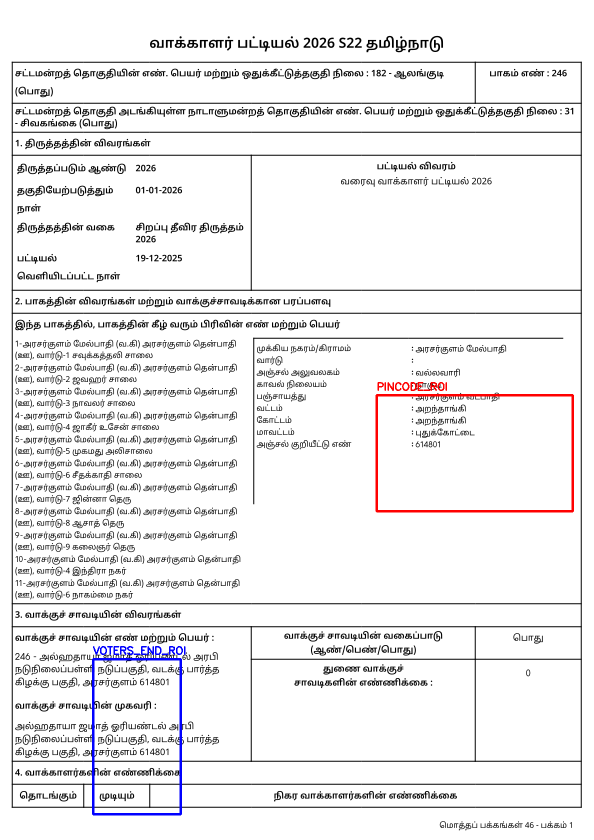
#> input picture metadata-regeneration/roi_visualization.png, 1187 x 1679 px (shown at 1/2 size)
$ python -i ocr_processor.py   (imports and definitions only)
#> lines starting #> are read from the running program, lines starting #| are printed output that depends on the picture; after the words box and inside, x2 and y2 are one past the last pixel; in counts of white or black regions, pixels touching at a corner belong together
"""
OCR Processor for extracted voter-crop images using Tesseract.

Goal (your latest requirements):
- FAST (single-pass for most fields)
- EPIC extracted with ROI + whitelist + format correction (most accurate)
- Other fields extracted from ONE full-page OCR pass using image_to_data() (word boxes)
- Output structured JSON

Fields extracted:
- epic_no (ROI)
- name (Name/பெயர்)
- relation_type + relation_name (Father/Mother/Husband + Tamil equivalents)
- house_no (House Number/வீட்டு எண்)
- age (Age/வயது)
- gender (Gender/பாலினம்)

Input:
    extracted/<file_name>/crops/<page_name>/*.(png/jpg/...)
    (also supports extracted/<file_name>/crops/<page_name>/images/* if present)

Output:
    extracted/<file_name>/output/page_wise/<page_name>.json
    extracted/<file_name>/output/<file_name>.json

Install:
  pip install pytesseract pillow opencv-python numpy

Notes:
- This assumes the crop layout is consistent:
  serial top-left, epic top-right, followed by labeled lines.
- Extraction uses label detection + "value on same line to the right".
  If your value is on next line for some fields, enable --allow-next-line.
"""

from __future__ import annotations

import argparse
import json
import os
import re
import time
from dataclasses import dataclass
from pathlib import Path
from typing import Any, Optional

from markdown_preview import write_file_markdown, write_page_markdown
from raw_ocr_dump import append_raw_ocr_text_only, init_raw_ocr_markdown, write_raw_ocr_detailed_for_image

try:
    import pytesseract
    from pytesseract import Output
    from PIL import Image
    import cv2
    import numpy as np  # noqa: F401

    TESSERACT_AVAILABLE = True
except ImportError:
    TESSERACT_AVAILABLE = False


# ----------------------------- Configuration ----------------------------

# EPIC ROI ratios (x1, y1, x2, y2) relative to crop size
# epic is top-right
# EPIC_ROI = (0.55, 0.05, 0.98, 0.18)
EPIC_ROI = (0.65, 0.05, 0.98, 0.20)

# Serial number ROI ratios (x1, y1, x2, y2) relative to crop size
# serial is in top-left boxed area (includes the small number box to the right)
# SERIAL_ROI = (0.005, 0.01, 0.35, 0.20)
SERIAL_ROI = (0.15, 0.06, 0.329, 0.2)

# House line is below relation line and above age/gender
# HOUSE_ROI = (0.05, 0.38, 0.78, 0.58)
HOUSE_ROI = (0.02, 0.42, 0.40, 0.54)

# Label variants (English/Tamil). We match by "contains" after normalization.
NAME_LABELS = [
    "name",        # English
    "பெயர்",       # Tamil
    "பெயர்‌",      # Tamil with ZWJ/ZWSP variants in OCR
]

RELATION_LABELS = {
    "father": [
        "father", "தந்தையின்", "தந்தை", "தந்தையின்‌", "தந்தையின்‌ பெயர்",
        "தந்தை பெயர்‌", "தந்தை பெயர்", "தந்தையின் பெயர்", "தந்தையின் பெயர்"
    ],
    "mother": [
        "mother", "தாயின்", "தாய்", "தாயின்‌", "தாயின்‌ பெயர்",
        "தாய் பெயர்‌", "தாய் பெயர்", "தாயின் பெயர்", "தாயின் பெயர்"
    ],
    "husband": [
        "husband", "கணவர்", "கணவர்‌", "கணவர்‌ பெயர்", "கணவர்‌ பெயர்‌",
        "கணவர் பெயர்", "கணவர் பெயர்", "கணவர் பெயர்"
    ],
}

PHOTO_MARKERS = [
    "photo", "phot", "available",
    "புகைப்பட", "படம்"
]

# Tokens that indicate a new label is starting (so stop capturing value)
STOP_LABELS = [
    # English
    "name", "father", "mother", "husband", "house", "number", "age", "gender",
    # Tamil (common OCR variants)
    "பெயர்", "தந்தை", "தந்தையின்", "தாய்", "தாயின்", "கணவர்", "வீட்டு", "எண்", "வயது", "பாலினம்",
    # Photo line words
    "photo", "available", "புகைப்பட", "படம்",
]

# IMPORTANT: House label is often multi-token (Tamil: "வீட்டு" + "எண்", Eng: "House" + "No/Number")
# We'll match multi-token spans in _extract_value_after_label(), so keep full phrases prioritized.
HOUSE_LABELS = [
    "house no", "house number", "house",         # English
    "வீட்டு எண்", "வீட்டு எண்‌", "வீடு", "ட்டு எண்", "வீட்டுஎண்"        # Tamil
]

AGE_LABELS = ["age", "வயது", "வயது‌"]
GENDER_LABELS = ["gender", "பாலினம்", "பாலினம்‌"]

# Common separators that show up near labels
LABEL_SEPARATORS = {":", "-", "—", "|", "=", "№"}

# Whitelists
WL_EPIC = "ABCDEFGHIJKLMNOPQRSTUVWXYZ0123456789"
WL_DIGITS = "0123456789"
WL_HOUSE = "ABCDEFGHIJKLMNOPQRSTUVWXYZ0123456789/-"


# Enable to save ROI overlays for quick coordinate debugging.
# Prefer enabling via CLI: --debug-rois 1
DEBUG_DRAW_ROIS = False


# ------------------------------ Data types ------------------------------

@dataclass
class WordBox:
    text: str
    x: int
    y: int
    w: int
    h: int
    conf: int
    line_num: int
    block_num: int
    par_num: int

    @property
    def x2(self) -> int:
        return self.x + self.w

    @property
    def y2(self) -> int:
        return self.y + self.h


# ------------------------------ IO helpers ------------------------------

# [58 lines left out: functions _get_extracted_folders, _get_sorted_page_dirs, _resolve_page_images_dir, _get_sorted_images, _normalize_text, _norm_for_match, not called in this run]


def _line_key(w: WordBox) -> tuple[int, int, int]:
    return (w.block_num, w.par_num, w.line_num)


# [50 lines left out: functions _looks_like_photo_line, _is_stop_token, _strip_leading_name_label, _initialize_tesseract, not called in this run]


# ----------------------- EPIC extraction helpers ------------------------

def _crop_rel(img_bgr, x1: float, y1: float, x2: float, y2: float):
    h, w = img_bgr.shape[:2]
    X1 = int(round(x1 * w)); Y1 = int(round(y1 * h))
    X2 = int(round(x2 * w)); Y2 = int(round(y2 * h))
    X1 = max(0, min(w - 1, X1)); X2 = max(1, min(w, X2))
    Y1 = max(0, min(h - 1, Y1)); Y2 = max(1, min(h, Y2))
    return img_bgr[Y1:Y2, X1:X2]


# [457 lines left out: functions _normalize_for_epic, _normalize_for_serial, _debug_draw_rois, _ocr_epic, _ocr_serial, _clean_epic and 13 more, not called in this run]


# =====================================================================
# ENHANCED ROI-BASED EXTRACTION (for Serial Number)
# =====================================================================


def _extract_serial_number_enhanced(image_path: Path) -> str:
    """
    Enhanced serial number extraction using multiple approaches:
    1. Direct ROI with improved preprocessing
    2. Contour-based digit detection
    """
    voter_bgr = cv2.imread(str(image_path))
#> voter_bgr is the input picture: shape (1679, 1187, 3); mean B, G, R 237.1, 236.3, 237.2
    if voter_bgr is None:
        return ""

    h, w = voter_bgr.shape[:2]
#> h = 1679; w = 1187

    # Try multiple ROI regions - the serial box can vary slightly
    rois_to_try = [
        SERIAL_ROI,                           # Default
        (0.12, 0.04, 0.35, 0.22),             # Slightly wider/taller
        (0.15, 0.08, 0.32, 0.18),             # Slightly narrower
        (0.10, 0.02, 0.40, 0.25),             # Much wider fallback
    ]

    best_result = ""

    for roi in rois_to_try:
        try:
            serial_bgr = _crop_rel(voter_bgr, *roi)

            # Multiple preprocessing attempts
            results = []

            # Method 1: Standard preprocessing
            gray1 = cv2.cvtColor(serial_bgr, cv2.COLOR_BGR2GRAY)
            gray1 = cv2.resize(gray1, None, fx=3.0, fy=3.0, interpolation=cv2.INTER_CUBIC)
            gray1 = cv2.GaussianBlur(gray1, (3, 3), 0)
            _, thresh1 = cv2.threshold(gray1, 0, 255, cv2.THRESH_BINARY + cv2.THRESH_OTSU)

            # Method 2: Adaptive threshold
            gray2 = cv2.cvtColor(serial_bgr, cv2.COLOR_BGR2GRAY)
            gray2 = cv2.resize(gray2, None, fx=3.0, fy=3.0, interpolation=cv2.INTER_CUBIC)
            thresh2 = cv2.adaptiveThreshold(gray2, 255, cv2.ADAPTIVE_THRESH_GAUSSIAN_C,
                                           cv2.THRESH_BINARY, 31, 8)

            # Method 3: Inverted (for dark text on light bg)
            gray3 = cv2.cvtColor(serial_bgr, cv2.COLOR_BGR2GRAY)
            gray3 = cv2.resize(gray3, None, fx=3.0, fy=3.0, interpolation=cv2.INTER_CUBIC)
            gray3 = cv2.bitwise_not(gray3)
            _, thresh3 = cv2.threshold(gray3, 0, 255, cv2.THRESH_BINARY + cv2.THRESH_OTSU)

            for preprocessed in [thresh1, thresh2, thresh3]:
                config = f"--oem 1 --psm 7 -c tessedit_char_whitelist={WL_DIGITS}"
                txt = pytesseract.image_to_string(Image.fromarray(preprocessed), lang="eng", config=config)
                digits = re.sub(r"[^0-9]", "", txt)
                if digits:
                    results.append(digits)

            # Pick the most reasonable result (1-4 digits for serial)
            for r in results:
                if 1 <= len(r) <= 4:
                    if not best_result or len(r) > len(best_result):
                        best_result = r.lstrip("0") or r

        except Exception:
            continue
#> this loop made 1 pass
#> pass 1, in _extract_serial_number_enhanced, `serial_bgr = _crop_rel(voter_bgr, *roi)`:
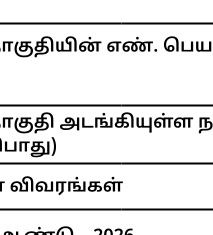
#> serial_bgr: shape (235, 213, 3); min 0, max 255, mean 228.3
#> pass 1, in _extract_serial_number_enhanced, `gray1 = cv2.resize(gray1, None, fx=3.0, fy=3.0, interpolation=cv2.INTE..`:
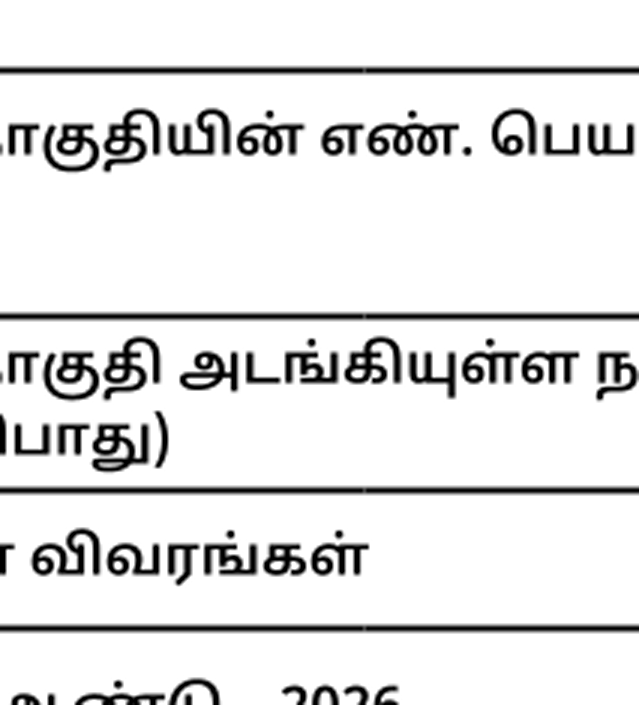
#> gray1: shape (705, 639); min 0, max 255, mean 227.9
#> after the loop:
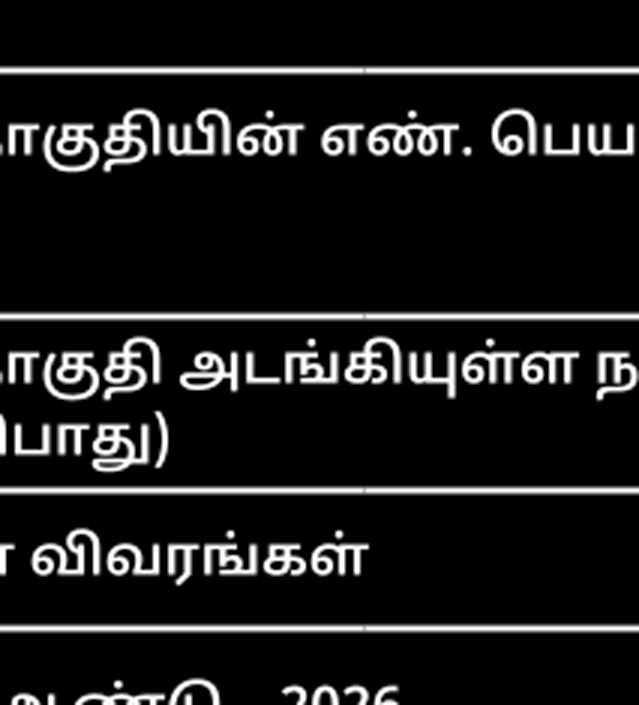
#> gray3: shape (705, 639); min 0, max 255, mean 27.1
#> after the loop:
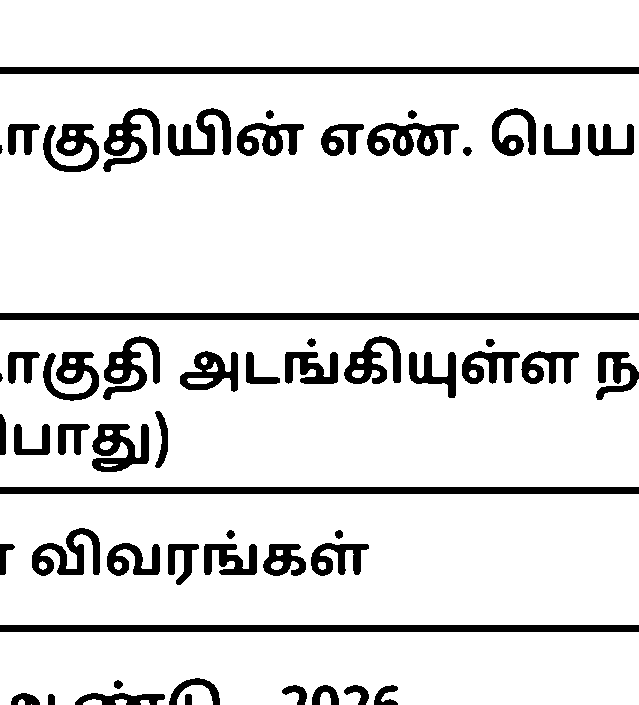
#> preprocessed: shape (705, 639); 88% white; 56 black regions (2 under 20 px), largest, box (x1, y1, x2, y2) and area: (0, 67, 639, 74) 4473, (0, 313, 639, 320) 4473, (0, 487, 639, 494) 4473
#> after the loop, best_result = ''

    return best_result


# =====================================================================
# LEGACY FUNCTIONS (kept for backward compatibility)
# =====================================================================


# ---------------------- Label-based field extraction ---------------------

def _same_line(a: WordBox, b: WordBox) -> bool:
    return (a.block_num, a.par_num, a.line_num) == (b.block_num, b.par_num, b.line_num)


def _line_words(words: list[WordBox], ref: WordBox) -> list[WordBox]:
    lw = [w for w in words if _same_line(w, ref)]
    return sorted(lw, key=lambda w: w.x)


# [157 lines left out: functions _join_value_words, _tokenize_label_variant, _find_label_span, _extract_value_after_label, _get_next_visual_line, _extract_relation and 3 more, not called in this run]


HOUSE_BAD_SUBSTRINGS = [
    "GEN", "GENDER", "MALE", "FEMALE", "AVAILABLE",
    "AGE", "SEX", "GM",
    "வயது", "பாலினம்", "ஆண்", "பெண்",
    "PHOTO", "PHOT",
]


HOUSE_TOKEN_RE = re.compile(r"^\d[\dA-Z/\-]{0,11}$")  # starts with digit, max length ~12


# [547 lines left out: functions _clean_house_value, _clean_age_value, _map_gender_value, _process_image, _process_page, _process_file_folder and 1 more, not called in this run]


# [2 lines not run here, left out]

#> (the run stopped early here; a loop or call above may not have finished)
